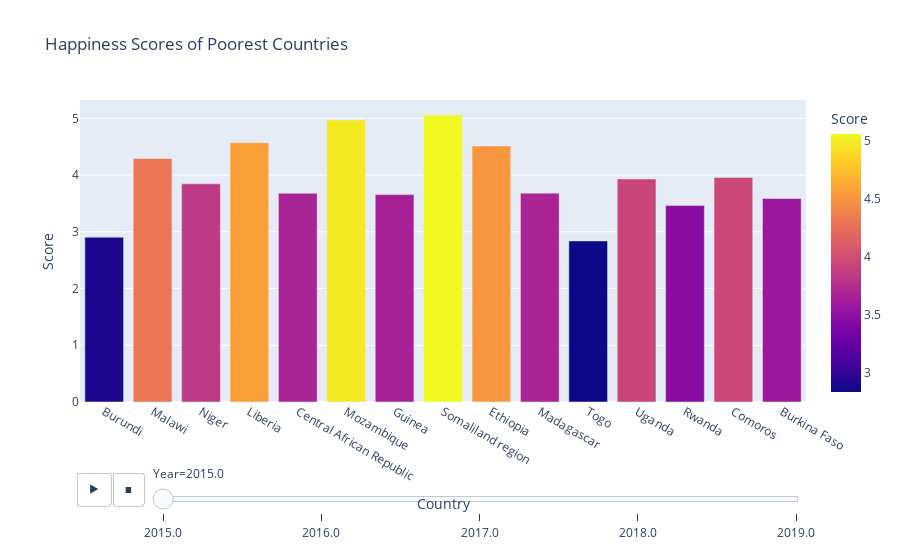

The code cell stored with this chart in its notebook:
### Markdown cell above
Among the rich countries, only Honk Kong seems to be slighlt unhappy. This finding may require extra investigation.  Apart from Hong Kong, Northern America, Arabic Oil Rich countries, and Northern European countries are in the top 15 for all years. Bahrain showed itself on the list in 2017 and then dissepeared after.

Also we observe, rich countries have a happiness score at least 6.00.

### Code cell
# Creating data frames to plot top poor countries over the years
poorests_2016 = data2016.sort_values('GDP',
                                      ascending=True).head(n=15).reset_index(drop=True)

poorests_2015 = data2015.sort_values('GDP',
                                      ascending=True).head(n=15).reset_index(drop=True)

poorests_2017 = data2017.sort_values('GDP',
                                      ascending=True).head(n=15).reset_index(drop=True)

poorests_2018 = data2018.sort_values('GDP',
                                      ascending=True).head(n=15).reset_index(drop=True)

poorests_2019 = data2019.sort_values('GDP',
                                      ascending=True).head(n=15).reset_index(drop=True)

all_poor_countries = pd.concat([poorests_2015,poorests_2016, poorests_2017,
                       poorests_2018, poorests_2019], ignore_index=True)

# Visualization of the top rich countries
px.bar(data_frame = all_poor_countries, 
       x = 'Country', 
       y = 'Score', 
       animation_frame = 'Year',
       color = 'Score', 
       title = 'Happiness Scores of Poorest Countries')

### Figure 1 — Plotly figure (JSON) as saved in the notebook; plotly's stock layout.template omitted (floating-point values rounded to 4 significant figures)
{"data": [{"alignmentgroup": "True", "hovertemplate": "Year=2015.0<br>Country=%{x}<br>Score=%{marker.color}<extra></extra>", "legendgroup": "", "marker": {"color": [2.905, 4.292, 3.845, 4.571, 3.678, 4.971, 3.656, 5.057, 4.512, 3.681, 2.839, 3.931, 3.465, 3.956, 3.587], "coloraxis": "coloraxis"}, "name": "", "offsetgroup": "", "orientation": "v", "showlegend": false, "textposition": "auto", "type": "bar", "x": ["Burundi", "Malawi", "Niger", "Liberia", "Central African Republic", "Mozambique", "Guinea", "Somaliland region", "Ethiopia", "Madagascar", "Togo", "Uganda", "Rwanda", "Comoros", "Burkina Faso"], "xaxis": "x", "y": [2.905, 4.292, 3.845, 4.571, 3.678, 4.971, 3.656, 5.057, 4.512, 3.681, 2.839, 3.931, 3.465, 3.956, 3.587], "yaxis": "y"}], "layout": {"barmode": "relative", "coloraxis": {"colorbar": {"title": {"text": "Score"}}, "colorscale": [[0, "#0d0887"], [0.1111, "#46039f"], [0.2222, "#7201a8"], [0.3333, "#9c179e"], [0.4444, "#bd3786"], [0.5556, "#d8576b"], [0.6667, "#ed7953"], [0.7778, "#fb9f3a"], [0.8889, "#fdca26"], [1, "#f0f921"]]}, "legend": {"tracegroupgap": 0}, "sliders": [{"active": 0, "currentvalue": {"prefix": "Year="}, "len": 0.9, "pad": {"b": 10, "t": 60}, "steps": [{"args": [["2015.0"], {"frame": {"duration": 0, "redraw": true}, "fromcurrent": true, "mode": "immediate", "transition": {"duration": 0, "easing": "linear"}}], "label": "2015.0", "method": "animate"}, {"args": [["2016.0"], {"frame": {"duration": 0, "redraw": true}, "fromcurrent": true, "mode": "immediate", "transition": {"duration": 0, "easing": "linear"}}], "label": "2016.0", "method": "animate"}, {"args": [["2017.0"], {"frame": {"duration": 0, "redraw": true}, "fromcurrent": true, "mode": "immediate", "transition": {"duration": 0, "easing": "linear"}}], "label": "2017.0", "method": "animate"}, {"args": [["2018.0"], {"frame": {"duration": 0, "redraw": true}, "fromcurrent": true, "mode": "immediate", "transition": {"duration": 0, "easing": "linear"}}], "label": "2018.0", "method": "animate"}, {"args": [["2019.0"], {"frame": {"duration": 0, "redraw": true}, "fromcurrent": true, "mode": "immediate", "transition": {"duration": 0, "easing": "linear"}}], "label": "2019.0", "method": "animate"}], "x": 0.1, "xanchor": "left", "y": 0, "yanchor": "top"}], "title": {"text": "Happiness Scores of Poorest Countries"}, "updatemenus": [{"buttons": [{"args": [null, {"frame": {"duration": 500, "redraw": true}, "fromcurrent": true, "mode": "immediate", "transition": {"duration": 500, "easing": "linear"}}], "label": "&#9654;", "method": "animate"}, {"args": [[null], {"frame": {"duration": 0, "redraw": true}, "fromcurrent": true, "mode": "immediate", "transition": {"duration": 0, "easing": "linear"}}], "label": "&#9724;", "method": "animate"}], "direction": "left", "pad": {"r": 10, "t": 70}, "showactive": false, "type": "buttons", "x": 0.1, "xanchor": "right", "y": 0, "yanchor": "top"}], "xaxis": {"anchor": "y", "domain": [0, 1], "title": {"text": "Country"}}, "yaxis": {"anchor": "x", "domain": [0, 1], "title": {"text": "Score"}}}}
